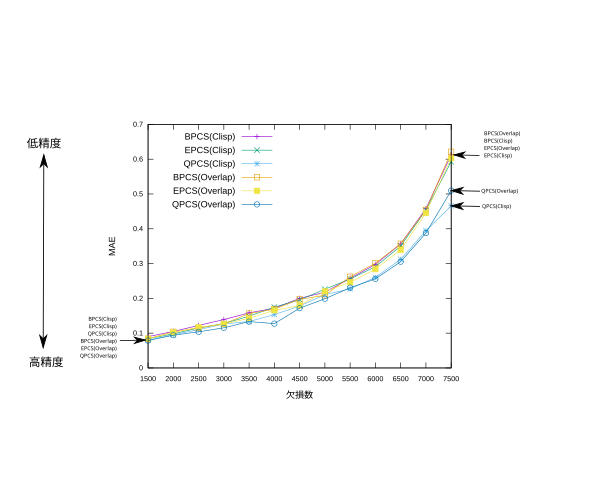

Write the gnuplot code that produced this figure.
set terminal svg
set output "pcs.svg"
set key left font "Arial,15"
set xlabel "欠損数" font "Arial,15"
set ylabel "MAE" font "Arial,15"
set xrange [1500:7500]
set xtics 500
plot \
"BPCS_CLISP_averageMAE.txt" with linespoints title "BPCS(Clisp)",\
"EPCS_CLISP_averageMAE.txt" with linespoints title "EPCS(Clisp)",\
"QPCS_CLISP_averageMAE.txt" with linespoints title "QPCS(Clisp)",\
"BPCS_OVERLAP_averageMAE.txt" with linespoints title "BPCS(Overlap)",\
"EPCS_OVERLAP_averageMAE.txt" with linespoints title "EPCS(Overlap)",\
"QPCS_OVERLAP_averageMAE.txt" with linespoints title "QPCS(Overlap)"
